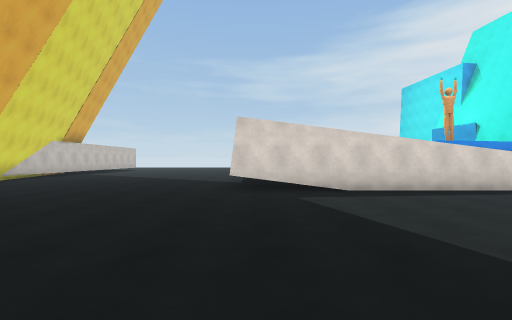
view 1 (above)

24 first-person views from a walk through a Unity game level. The camera is 1.5 m above the floor, looks level and sees 85° across. The floor is counted in squares, 2 m on a side. Each view is taken from the middle of a square. On the plan, view 1 faces up. The plan holds only what a view shows up to about 10 squares ahead; the rest is blank. The place goes on beyond the plan.

view 2
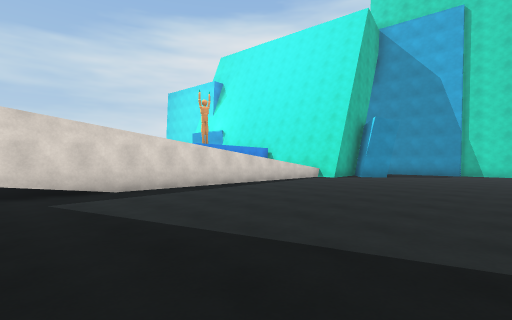

view 3
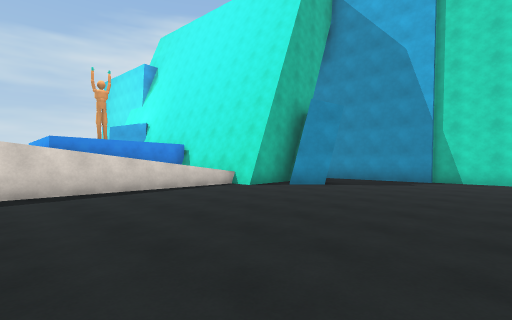

view 4
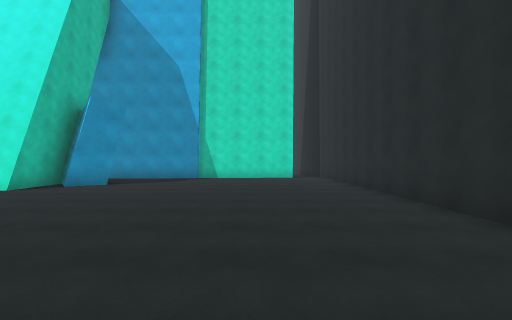

view 5
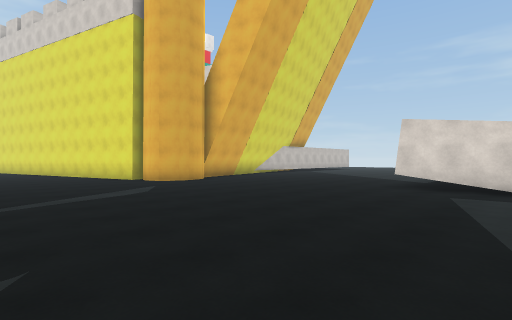

view 6
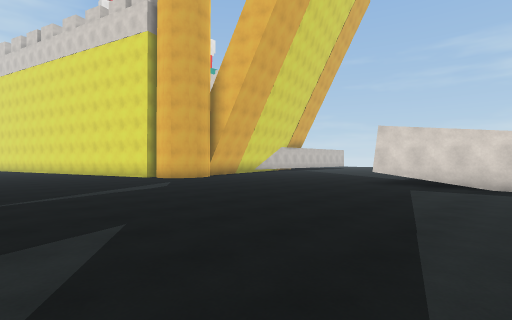

view 7
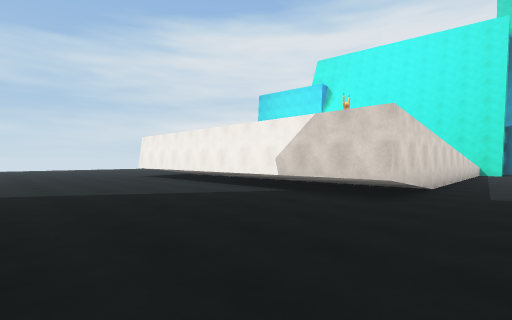

view 8
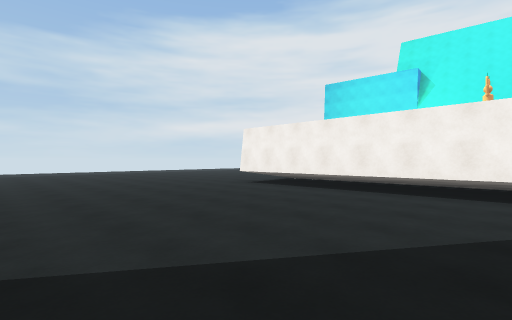

view 9
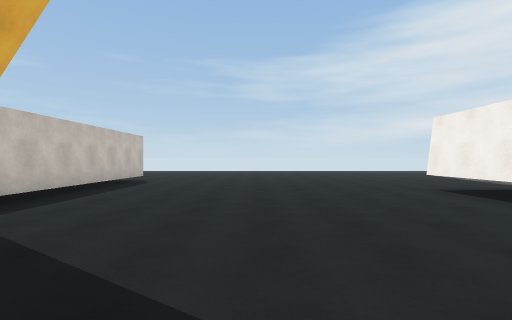

view 10
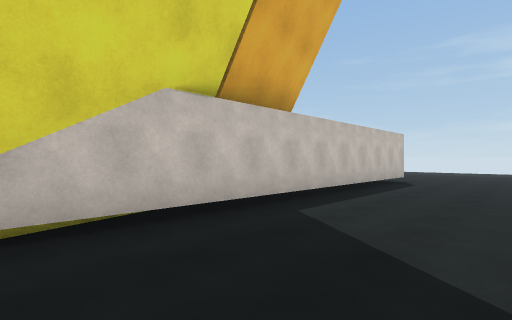

view 11
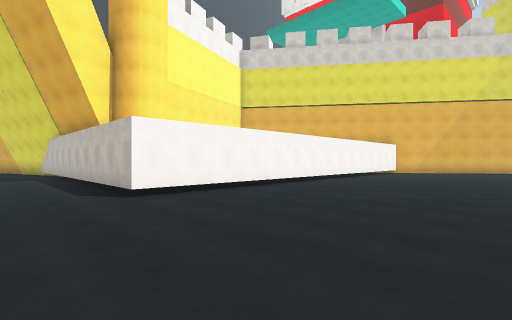

view 12
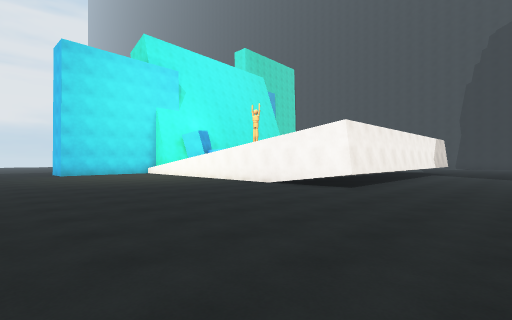

view 13
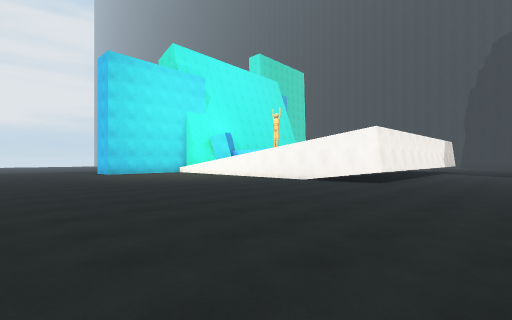

view 14
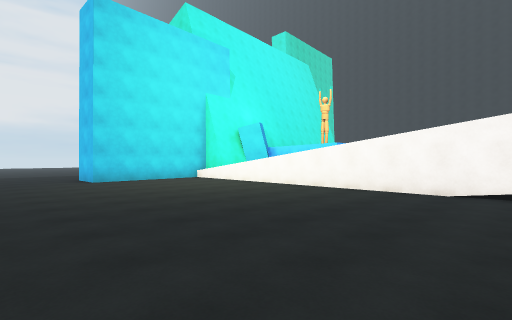

view 15
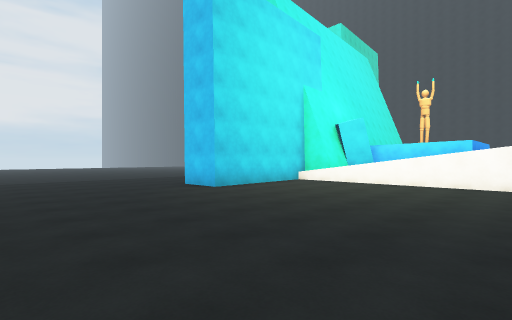

view 16
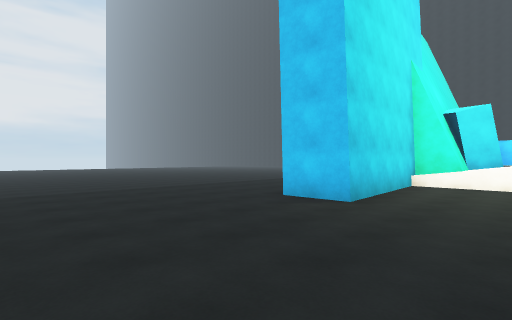

view 17
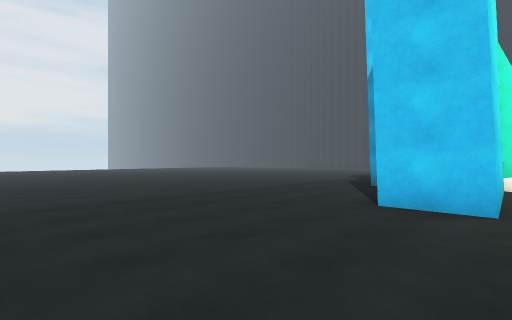

view 18
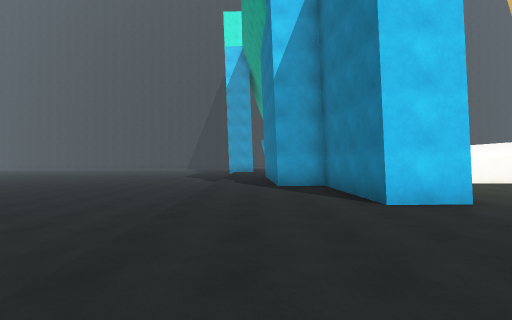

view 19
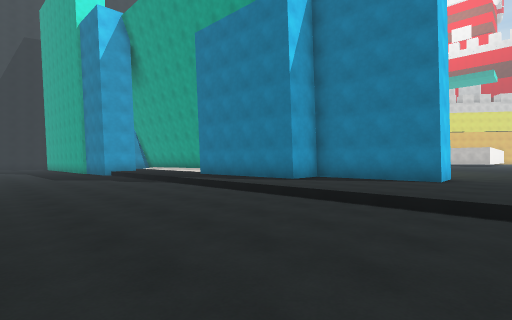

view 20
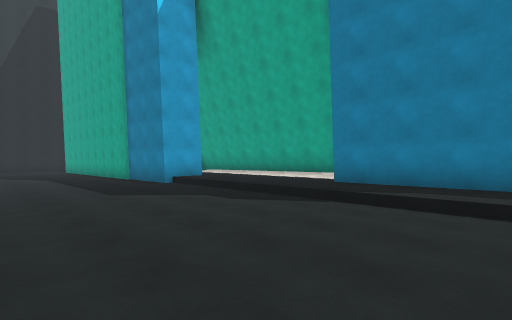

view 21
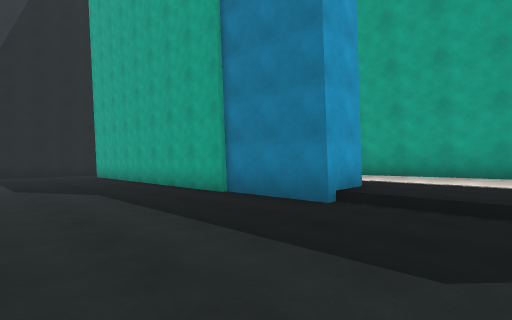

view 22
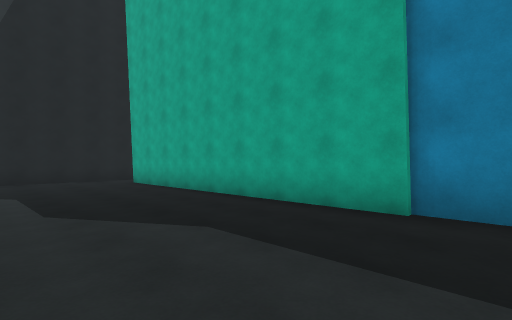

view 23
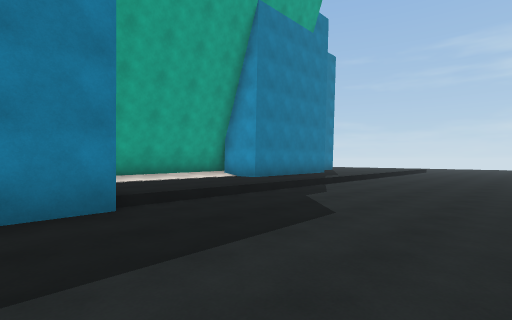

view 24
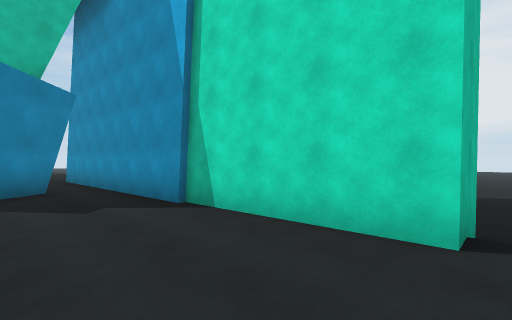

### Floor plan
Key: @ floor where view 1 was taken; # wall or solid block; . main floor; - floor 0.5 m lower than the main floor; / step, stairs or slope; ^ raised ledge.
Columns run from 19 left of view 1 to 21 right of it. Each row starts with its distance up from view 1.
 27    //////////  ///////////////////// ----
 26 .............  ..................... ----
 25 .............  .....................-----
 24  ............. .....................-----
 23   ..................................-----
 22    ............................##...-----
 21    ########....................##...-----
 20           #....................##...-----
 19           #....................###..-----
 18           #........#######^^^^^###..-----
 17           #........#      ^  ^^  #..-----
 16           #........#         ^^  #..-----
 15           #........#         #  ##..-----
 14           #........#            #...-----
 13           #........#            #...-----
 12           #........#            #...-----
 11          ##........#            #...-----
 10           #........#            #...-----
  9            ........#            #..#-----
  8             .......#          ^ #..#-----
  7             .......#######^^^^# #..#-----
  6              .................####.##----
  5              ..................##..##----
  4             .......................##----
  3            ........................##----
  2           .........................##----
  1          ..........................##----
  0          ..........@...............##----
 -1          .............. ...........##----
 -2              ..........  ...........-----
 -3                           ########   ####

Positions as (right, up) in squares from view 1, and headings:
1: (0, 0), facing up
2: (0, 0), facing up-right
3: (5, 0), facing up-right
4: (4, 0), facing right
5: (2, -1), facing up-left
6: (3, -2), facing up-left
7: (-6, 5), facing up-right
8: (-7, 11), facing up-right
9: (-5, 11), facing up
10: (-6, 11), facing up-left
11: (-7, 27), facing down-left
12: (-4, 25), facing down-right
13: (-4, 27), facing down-right
14: (1, 25), facing down-right
15: (5, 27), facing down-right
16: (9, 27), facing down-right
17: (11, 27), facing down-right
18: (15, 27), facing down
19: (21, 24), facing down-left
20: (21, 18), facing down-left
21: (21, 12), facing down-left
22: (21, 8), facing down-left
23: (21, 8), facing up-left
24: (13, -2), facing up-right
